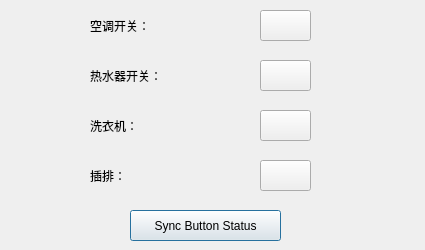
<?xml version="1.0" encoding="UTF-8"?>
<ui version="4.0">
 <class>Switch</class>
 <widget class="QDialog" name="Switch">
  <property name="geometry">
   <rect>
    <x>0</x>
    <y>0</y>
    <width>425</width>
    <height>250</height>
   </rect>
  </property>
  <property name="windowTitle">
   <string>Dialog</string>
  </property>
  <widget class="QPushButton" name="SyncButton">
   <property name="geometry">
    <rect>
     <x>130</x>
     <y>210</y>
     <width>151</width>
     <height>31</height>
    </rect>
   </property>
   <property name="text">
    <string>Sync Button Status</string>
   </property>
  </widget>
  <widget class="QPushButton" name="AirButton">
   <property name="geometry">
    <rect>
     <x>260</x>
     <y>10</y>
     <width>51</width>
     <height>31</height>
    </rect>
   </property>
   <property name="text">
    <string/>
   </property>
  </widget>
  <widget class="QPushButton" name="WaterButton">
   <property name="geometry">
    <rect>
     <x>260</x>
     <y>60</y>
     <width>51</width>
     <height>31</height>
    </rect>
   </property>
   <property name="text">
    <string/>
   </property>
  </widget>
  <widget class="QPushButton" name="StripButton">
   <property name="geometry">
    <rect>
     <x>260</x>
     <y>160</y>
     <width>51</width>
     <height>31</height>
    </rect>
   </property>
   <property name="text">
    <string/>
   </property>
  </widget>
  <widget class="QPushButton" name="WashButton">
   <property name="geometry">
    <rect>
     <x>260</x>
     <y>110</y>
     <width>51</width>
     <height>31</height>
    </rect>
   </property>
   <property name="text">
    <string/>
   </property>
  </widget>
  <widget class="QLabel" name="label">
   <property name="geometry">
    <rect>
     <x>90</x>
     <y>10</y>
     <width>131</width>
     <height>31</height>
    </rect>
   </property>
   <property name="text">
    <string>空调开关：</string>
   </property>
  </widget>
  <widget class="QLabel" name="label_2">
   <property name="geometry">
    <rect>
     <x>90</x>
     <y>60</y>
     <width>131</width>
     <height>31</height>
    </rect>
   </property>
   <property name="text">
    <string>热水器开关：</string>
   </property>
  </widget>
  <widget class="QLabel" name="label_3">
   <property name="geometry">
    <rect>
     <x>90</x>
     <y>110</y>
     <width>131</width>
     <height>31</height>
    </rect>
   </property>
   <property name="text">
    <string>洗衣机：</string>
   </property>
  </widget>
  <widget class="QLabel" name="label_4">
   <property name="geometry">
    <rect>
     <x>90</x>
     <y>160</y>
     <width>131</width>
     <height>31</height>
    </rect>
   </property>
   <property name="text">
    <string>插排：</string>
   </property>
  </widget>
 </widget>
 <resources/>
 <connections/>
</ui>
